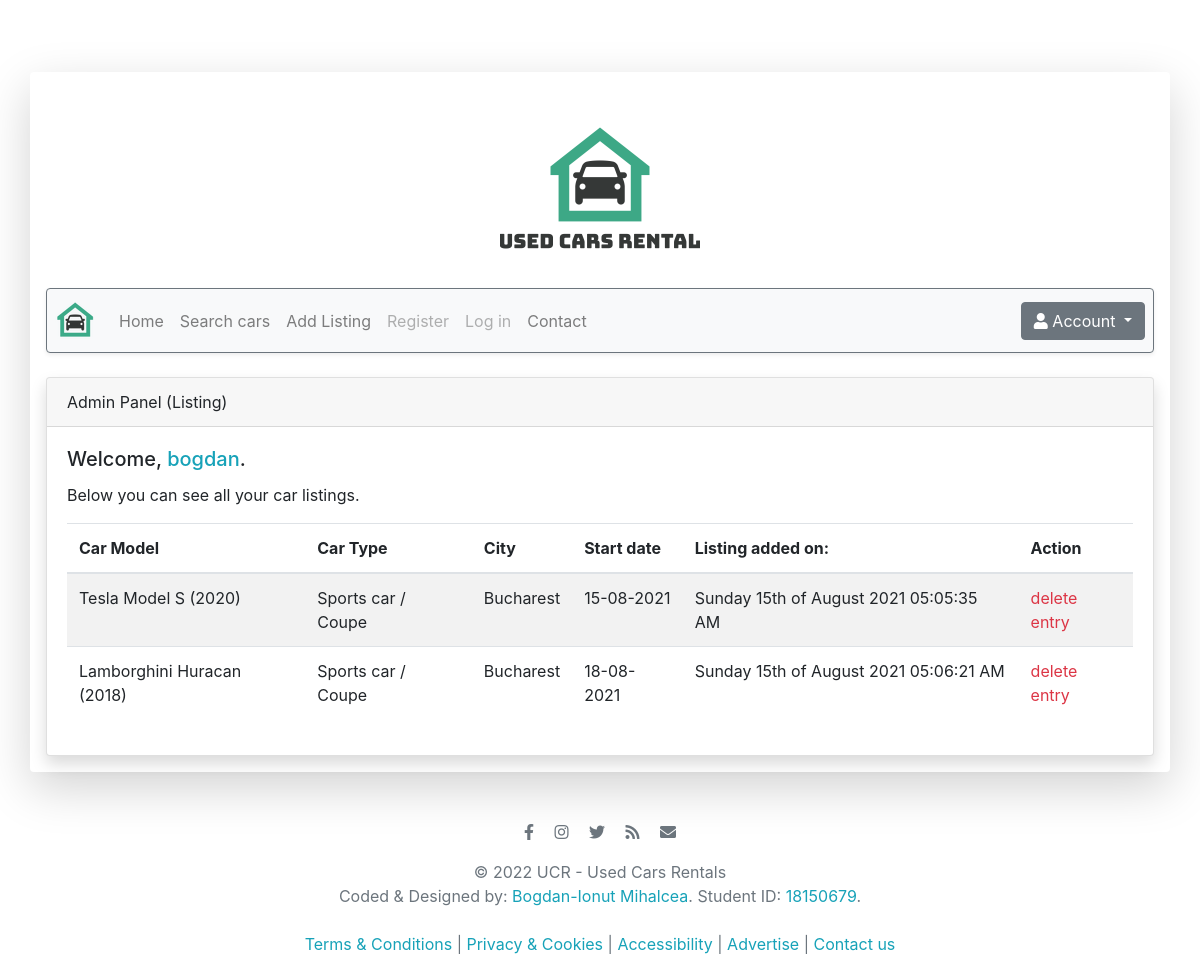
The page /my_listing.php (signed in) on the database its author committed.
### tables this page shows
CREATE TABLE `user` (
  `id` int(11) NOT NULL,
  `username` varchar(50) NOT NULL,
  `password` varchar(255) NOT NULL,
  `email` varchar(60) NOT NULL,
  `real_name` varchar(50) NOT NULL,
  `phone_number` varchar(15) NOT NULL,
  `admin_access` bit(1) NOT NULL DEFAULT b'0'
);

CREATE TABLE `listing` (
  `id` int(11) NOT NULL,
  `owner_id` int(50) NOT NULL,
  `car_model` varchar(255) NOT NULL,
  `car_type` varchar(255) NOT NULL,
  `city` varchar(255) NOT NULL,
  `start_date` date NOT NULL,
  `added_date` varchar(255) NOT NULL,
  `description` text NOT NULL
);

### inc/functions.php (called while the page is built)
<?php
	require_once 'config.php';
	function format_date($date,$type)
	{
		if ($type=="add")
		{
			$newDate = date("Y-m-d", strtotime($date));
			return $newDate;
		}
		else if ($type="show")
		{
			$newDate = date("d-m-Y", strtotime($date));
			return $newDate;
		}
	}
	function verify_admin($id){
		global $db;
		$select_stmt=$db->prepare("SELECT * FROM user WHERE id=:uid AND admin_access=1");
		$select_stmt->execute(array(':uid'=>$id));
		$row=$select_stmt->fetch(PDO::FETCH_ASSOC);
		if($select_stmt->rowCount()>0)
			return true;
		else return false;
	}
?>

### inc/my_listing.php (called while the page is built, shortened)
<?php
	require_once 'config.php';
	require_once 'functions.php';
	if (isset($_SESSION["user_login"]))
	{
		try
		{
			$user_id=$_SESSION['user_login'];
			$select_stmt=$db->prepare("SELECT * FROM listing WHERE '$user_id'=owner_id");
			$select_stmt->execute();
			$data=$select_stmt->fetchAll(PDO::FETCH_ASSOC);
		}
		catch(PDOException $e) {
			$e->getMessage();
		}
	}
	else
	{
		$errorMsg[] = "An error has occured.";
	}
?>

### my_listing.php (the view, shortened to what this page needs)
<?php
	include 'inc/my_listing.php';
?>
<!doctype html>
<html lang="en">
	<head>
		<link rel="stylesheet" href="css/bootstrap.min.css">
		<link href="css/fontawesome.min.css" rel="stylesheet">
		<link href="css/bootstrap-datepicker.min.css" rel="stylesheet"/>
		<link rel="stylesheet" href="css/main.css">
	</head>
	<body>
		<br><br><br>
		<div class="container shadow-lg p-3 mb-5 bg-white rounded">
			<div class="row justify-content-center">
				<img src="img/logo.png"></img>
			</div>
			<?php include "inc/navbar.php";?>
			<?php
				if (isset($id))
				{
			?>
			<div class="card shadow">
				<div class="card-header">
					Admin Panel (Listing)
				</div>
				<div class="card-body">
					<h5 class="card-title">
							Welcome, <span class="text-info"><?php echo $row['username']; ?></span>.
					</h5>
					<p class="card-text">
						Below you can see all your car listings.
					</p>
				<div class="table-responsive">
					<table class="table table-striped">
					<thead>
						<tr>
						<th scope="col">Car Model</th>
						<th scope="col">Car Type</th>
						<th scope="col">City</th>
						<th scope="col">Start date</th>
						<th scope="col">Listing added on:</th>
						<th scope="col">Action</th>
						</tr>
					</thead>
					<tbody>
			<?php
				if (empty($data)){
			?>
						<tr>
							<td>
							Sorry. You have no listings
							</td>
						</tr>
			<?php
				}
				else {
					foreach($data as $row){
			?>
						<tr>
							<td><?php echo $row['car_model'];?></td>
							<td><?php echo $row['car_type'];?></td>
							<td><?php echo $row['city'];?></td>
							<td><?php echo $new_date=format_date($row['start_date'],"show");?></td>
							<td><?php echo $row['added_date'];?></td>
							<td><a href="my_listing.php?action=delete&id=<?php echo $row['id'];?>" class="text-danger">delete entry</a></td>
						</tr>
			<?php
						}
				}
			?>
					</tbody>
					</table>
				</div>
				</div>
			</div>
				<?php
				}
				?>
		</div>
		<?php include "inc/footer.php";?>
	</body>
</html>

### rows shown on the page
user: username "bogdan"
listing: car_model "Tesla Model S (2020)", car_type "Sports car / Coupe", city "Bucharest", start_date "15-08-2021", added_date "Sunday 15th of August 2021 05:05:35 AM"
listing: car_model "Lamborghini Huracan (2018)", car_type "Sports car / Coupe", city "Bucharest", start_date "18-08-2021", added_date "Sunday 15th of August 2021 05:06:21 AM"
